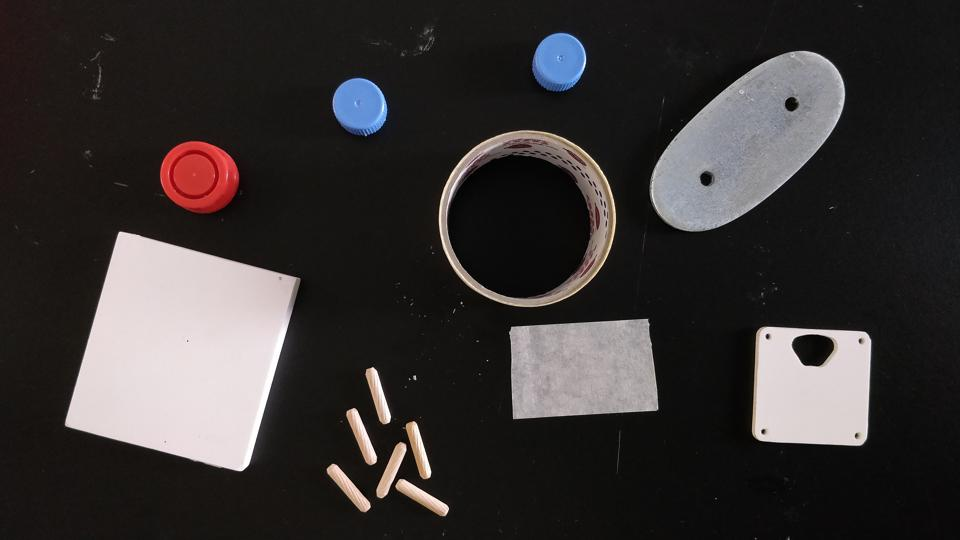
#> input picture 4.jpg, 960 x 540 px
$ python projecto.py
#> lines starting #> are read from the running program, lines starting #| are printed output that depends on the picture; after the words box and inside, x2 and y2 are one past the last pixel; in counts of white or black regions, pixels touching at a corner belong together
import cv2
import numpy as np
import matplotlib.pyplot as plt

image_path = '4.jpg' # A imagem que o programa vai analizar

# Função para detectar a cor de cada peça (ROI: Region of Interest)
def detect_color(roi):
    # Definimos os intervalos de cor para vermelho, azul e branco em RGB
    # Importante: Esses valores podem precisar de ser ajustados dependendo da iluminação da imagem.
    red_lower = np.array([0, 0, 100])  # Valor baixo de vermelho no espaço RGB
    red_upper = np.array([100, 100, 255])  # Valor alto de vermelho no espaço RGB

    blue_lower = np.array([100, 0, 0])  # Valor baixo de azul no espaço RGB
    blue_upper = np.array([255, 100, 100])  # Valor alto de azul no espaço RGB

    white_lower = np.array([200, 200, 200])  # Valor baixo de branco no espaço RGB
    white_upper = np.array([255, 255, 255])  # Valor alto de branco no espaço RGB

    # Aqui criamos as máscaras para as cores
    red_mask = cv2.inRange(roi, red_lower, red_upper)
    blue_mask = cv2.inRange(roi, blue_lower, blue_upper)
    white_mask = cv2.inRange(roi, white_lower, white_upper)

    if cv2.countNonZero(red_mask) > 0:
        return "Red"
    elif cv2.countNonZero(blue_mask) > 0:
        return "Blue"
    elif cv2.countNonZero(white_mask) > 0:
        return "White"
    else:
        return "Undefined"

# Função para verificar se a peça é circular
def is_circular(approx):
    # Consideramos uma peça circular se o número de vértices for baixo e a forma for regular
    if len(approx) > 6:  # Um número maior de vértices geralmente indica que a forma não é circular
        return False
    return True

# Função para calcular a área e o perímetro
def get_area_and_perimeter(contour):
    area = cv2.contourArea(contour)
    perimeter = cv2.arcLength(contour, True)
    return area, perimeter

# Função para desenhar a localização e centro de gravidade sobre a imagem
def draw_contours_and_center(img, contours):
    for contour in contours:
        # Encontrar a caixa delimitadora e o centro de massa (centro de gravidade)
        x, y, w, h = cv2.boundingRect(contour)
        center = (x + w // 2, y + h // 2)

        # Desenhar a caixa delimitadora
        cv2.rectangle(img, (x, y), (x + w, y + h), (0, 255, 0), 2)

        # Desenhar o centro de gravidade
        cv2.circle(img, center, 5, (0, 0, 255), -1)

        # Detectar a cor
        roi = img[y:y + h, x:x + w]
        color = detect_color(roi)

        # Escrever o tipo e características sobre a peça
        cv2.putText(img, f"Color: {color}", (x, y - 10), cv2.FONT_HERSHEY_SIMPLEX, 0.5, (255, 0, 0), 2)
        shape = "Circular" if is_circular(contour) else "Non-circular"
        cv2.putText(img, f"Shape: {shape}", (x, y - 30), cv2.FONT_HERSHEY_SIMPLEX, 0.5, (255, 0, 0), 2)

# Processar a imagem
img = cv2.imread(image_path)
#> img is the input picture: shape (540, 960, 3); mean B, G, R 51.7, 52.1, 56
if img is None:
    print(f"Erro: Nao foi possivel encontrar {image_path}")
else:
    # Convertemos para escala de cinza
    gray = cv2.cvtColor(img, cv2.COLOR_BGR2GRAY)
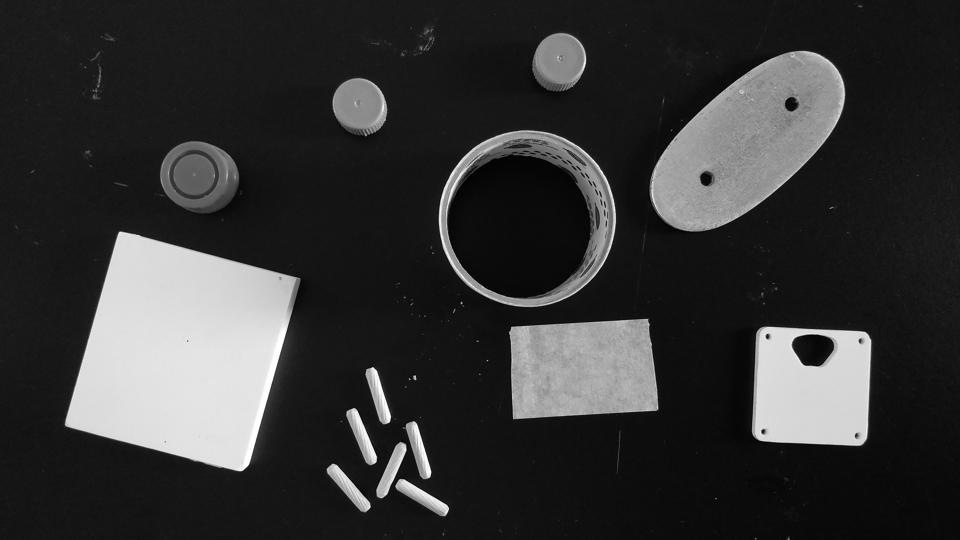
#> gray: shape (540, 960); min 0, max 255, mean 53.3

    # Aplicamos thresholding para segmentação
    _, thresh = cv2.threshold(gray, 127, 255, cv2.THRESH_BINARY)
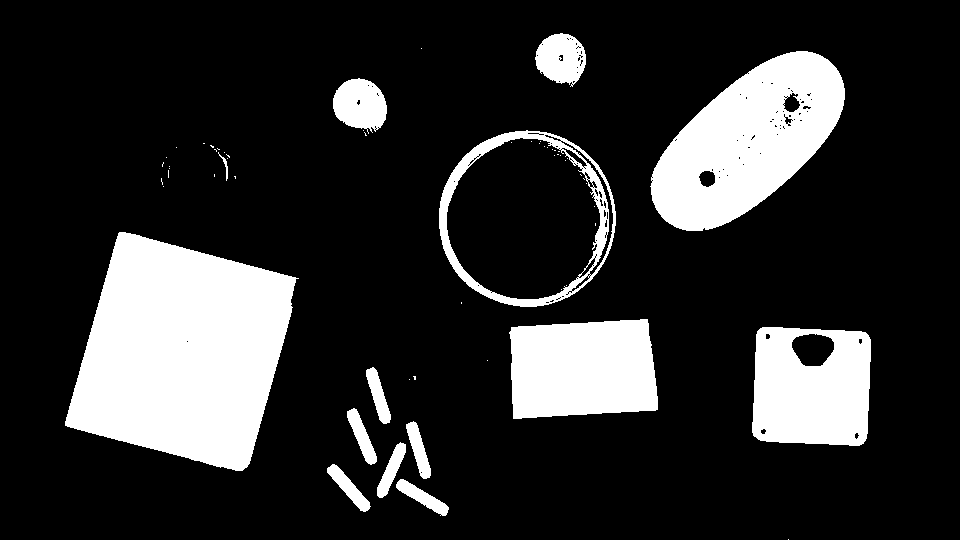
#> thresh: shape (540, 960); 18.7% white; 60 white regions (46 under 20 px)

    # Encontramos os contornos
    contours, _ = cv2.findContours(thresh, cv2.RETR_EXTERNAL, cv2.CHAIN_APPROX_SIMPLE)
#> contours = 39 contours, 25 with area under 20; largest, box (x1, y1, x2, y2) and area: (65, 232, 299, 471) 37739, (439, 130, 616, 307) 24332, (650, 51, 845, 231) 20792, (752, 327, 871, 446) 12908, (509, 319, 658, 419) 12836

    total_pieces = 0
    circular_pieces = 0
    non_circular_pieces = 0
    red_pieces = 0
    blue_pieces = 0
    white_pieces = 0
    pieces_with_holes = 0
    pieces_without_holes = 0
    area_per_piece = []

    # Aqui Processamos os contornos
    for contour in contours:
        area, perimeter = get_area_and_perimeter(contour)
        total_pieces += 1

        # Verificamos a cor
        x, y, w, h = cv2.boundingRect(contour)
        roi = img[y:y + h, x:x + w]
        color = detect_color(roi)
        if color == "Red":
            red_pieces += 1
        elif color == "Blue":
            blue_pieces += 1
        elif color == "White":
            white_pieces += 1

        # Verificamos a forma
        if is_circular(contour):
            circular_pieces += 1
        else:
            non_circular_pieces += 1

        # Contamos as peças com furos
        # Aqui assumimos que as peças com um buraco possuem área de contorno menor)
        if area < 1000:  # Ajustar este valor conforme necessário
            pieces_with_holes += 1
        else:
            pieces_without_holes += 1

        area_per_piece.append(area)
#> this loop made 39 passes
#> (area, perimeter, x, y, w, h, color) on passes 2, 3, 4, 5, 6, 9, 11, 12, 14, 27: (627, 143.3, 396, 479, 53, 37, 'Red'), (637.5, 134.9, 327, 464, 44, 48, 'Red'), (588, 137.9, 377, 442, 29, 56, 'Red'), (606, 139.7, 406, 421, 25, 58, 'Red'), (629.5, 141.3, 347, 408, 30, 57, 'Red'), (598.5, 137.2, 366, 367, 25, 57, 'Red'), (12908.5, 449.2, 752, 327, 119, 119, 'Red'), (12835.5, 476.3, 509, 319, 149, 100, 'Red'), (37739, 829.3, 65, 232, 234, 239, 'Red'), (32.5, 64.04, 218, 152, 10, 29, 'Red')
#> contour on passes 35, 38: [[363, 130]], [[421, 48]]
#> pass 2, in detect_color (call 2), `white_mask = cv2.inRange(roi, white_lower, white_upper)`:
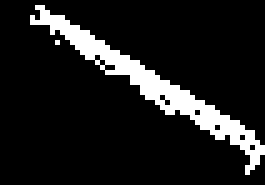
#> white_mask: shape (37, 53) (shown 5 times larger); 11.4% white; 2 white regions (1 under 20 px), largest, box (x1, y1, x2, y2) and area: (6, 1, 53, 35) 223
#> after the loop:
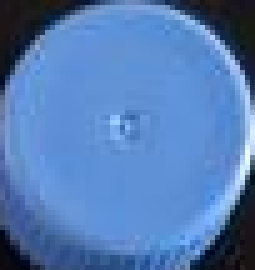
#> roi: shape (54, 51, 3) (shown 5 times larger); mean B, G, R 180.2, 123.5, 83.7

    # Imprimir os resultados
    print(f"Imagem {image_path}:")
    print(f"Total de peças: {total_pieces}")
#| Total de peças: 39
    print(f"Peças vermelhas: {red_pieces}")
#| Peças vermelhas: 27
    print(f"Peças azuis: {blue_pieces}")
#| Peças azuis: 3
    print(f"Peças brancas: {white_pieces}")
#| Peças brancas: 0
    print(f"Peças circulares: {circular_pieces}")
#| Peças circulares: 25
    print(f"Peças não circulares: {non_circular_pieces}")
#| Peças não circulares: 14
    print(f"Peças com furos: {pieces_with_holes}")
#| Peças com furos: 32
    print(f"Peças sem furos: {pieces_without_holes}")
#| Peças sem furos: 7

    # Peça com maior e menor área
    print(f"Maior área: {max(area_per_piece)} pixels")
#| Maior área: 37739.0 pixels
    print(f"Menor área: {min(area_per_piece)} pixels\n")
#| Menor área: 0.0 pixels

    # Desenhar a localização e centro de gravidade
    draw_contours_and_center(img, contours)
#> the loop in draw_contours_and_center, `for contour in contours:` made 39 passes
#> contour on passes 1, 7, 10, 13, 15, 17, 18, 19, 20, 21, 23, 24: [[788, 539]], [[409, 379]], [[487, 360]], [[461, 302], [461, 303]], [[163, 186]], [[234, 176], [235, 177], [235, 178], [235, 176]], [[214, 174], [214, 176]], [[168, 170], [168, 177]], [[169, 168]], [[169, 166]], [[227, 158]], [[166, 157]]
#> pass 3, in draw_contours_and_center, `roi = img[y:y + h, x:x + w]`:
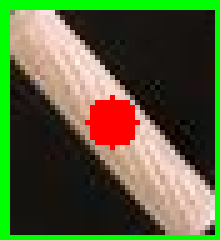
#> roi: shape (48, 44, 3) (shown 5 times larger); mean B, G, R 55.9, 95.5, 84.3
#> after the loop in draw_contours_and_center, `for contour in contours:`:
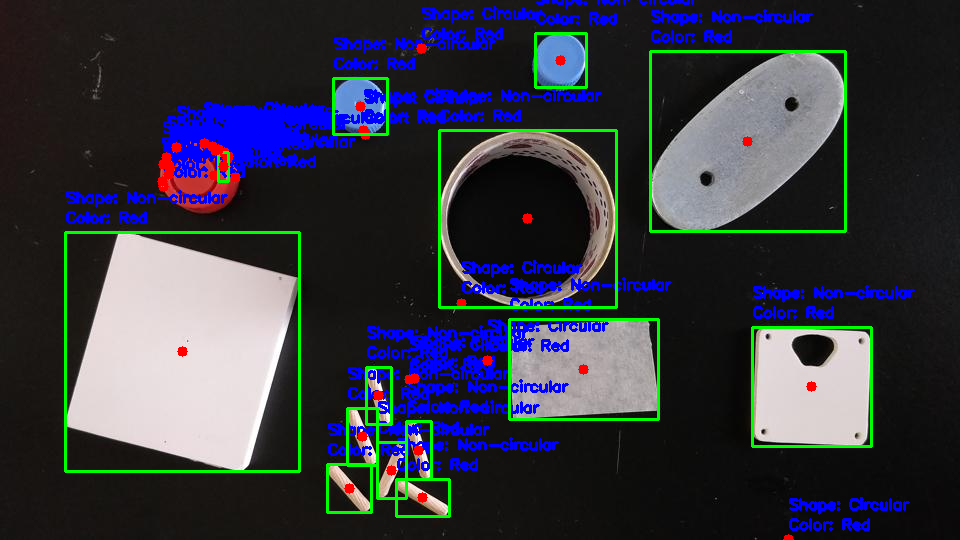
#> img: shape (540, 960, 3); 10.04% of pixels changed, all inside (x1, y1, x2, y2) = (64, 0, 915, 540)
#> after the loop in draw_contours_and_center, `for contour in contours:`:
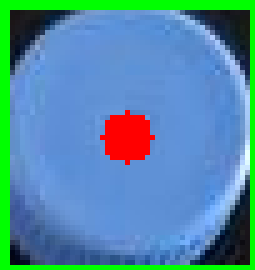
#> roi: shape (54, 51, 3) (shown 5 times larger); mean B, G, R 163.7, 140.2, 82.5

    # Exibir a imagem com as anotações
    plt.imshow(cv2.cvtColor(img, cv2.COLOR_BGR2RGB))
    plt.title(f"Imagem {image_path}")
    plt.show()

$ run again, with 1.jpg copied over 4.jpg
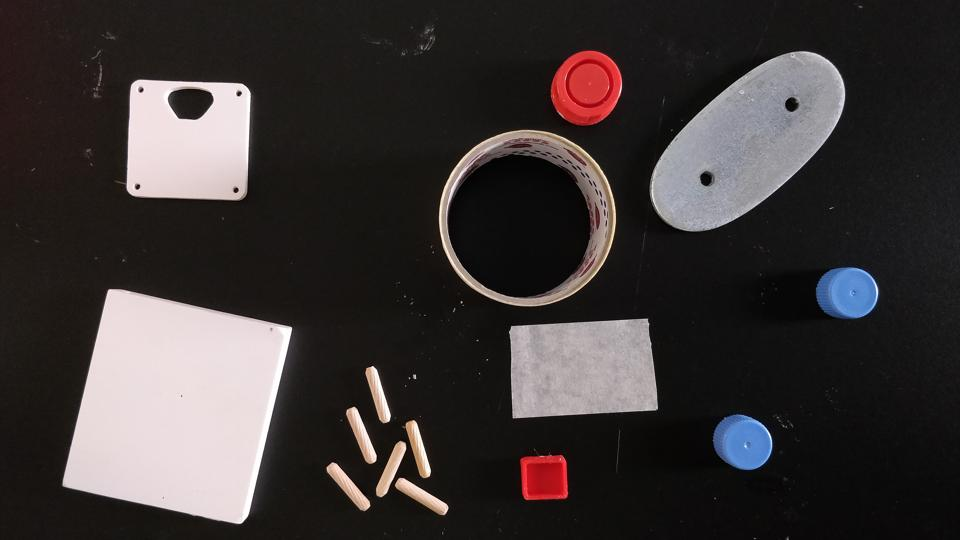
#> input picture 1.jpg, 960 x 540 px
#> img is the input picture: shape (540, 960, 3); mean B, G, R 54.1, 54.3, 59.8
#> `_, thresh = cv2.threshold(gray, 127, 255, cv2.THRESH_BINARY)`:
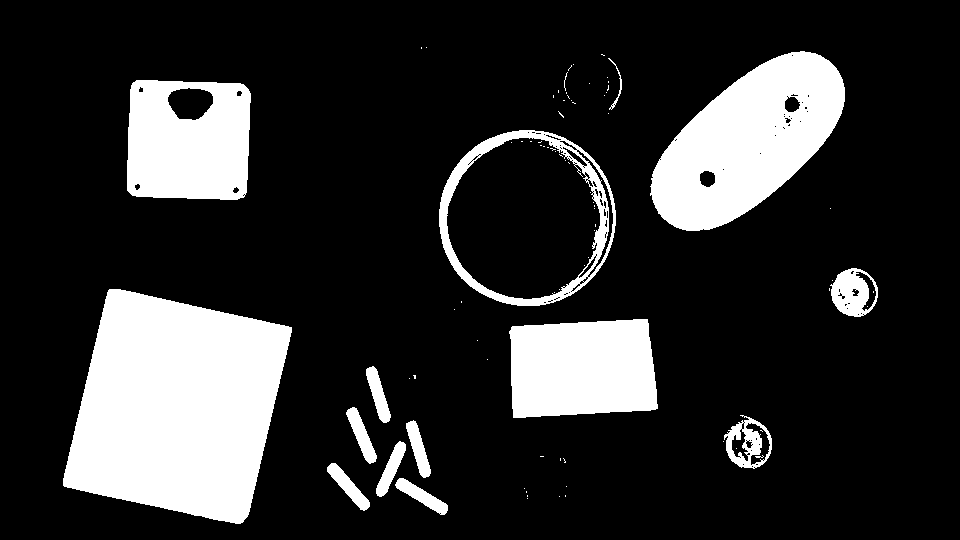
#> thresh: shape (540, 960); 18.7% white; 82 white regions (67 under 20 px)
#> contours = 55 contours, 41 with area under 20; largest, box (x1, y1, x2, y2) and area: (63, 289, 292, 524) 38202, (439, 130, 616, 306) 24307, (650, 51, 845, 231) 20758, (127, 80, 251, 200) 13778, (509, 319, 658, 418) 12816
#> the loop `for contour in contours:` made 55 passes
#> (area, perimeter, x, y, w, h, color, blue_pieces) on passes 16, 29: (1723.5, 209.7, 724, 415, 48, 54, 'Blue', 1), (1709, 160, 830, 268, 48, 49, 'Blue', 2)
#| Total de peças: 55
#| Peças vermelhas: 39
#| Peças azuis: 2
#| Peças brancas: 1
#| Peças circulares: 39
#| Peças não circulares: 16
#| Peças com furos: 48
#| Peças sem furos: 7
#| Maior área: 38202.0 pixels
#| Menor área: 0.0 pixels
#> the loop in draw_contours_and_center, `for contour in contours:` made 55 passes
#> contour on passes 1, 2, 3, 4, 5, 6, 7, 11: [[527, 498]], [[559, 496]], [[565, 495], [565, 496]], [[527, 495], [527, 496]], [[526, 491], [526, 492]], [[524, 488]], [[566, 486]], [[560, 458], [560, 460]]
#> after the loop in draw_contours_and_center, `for contour in contours:`:
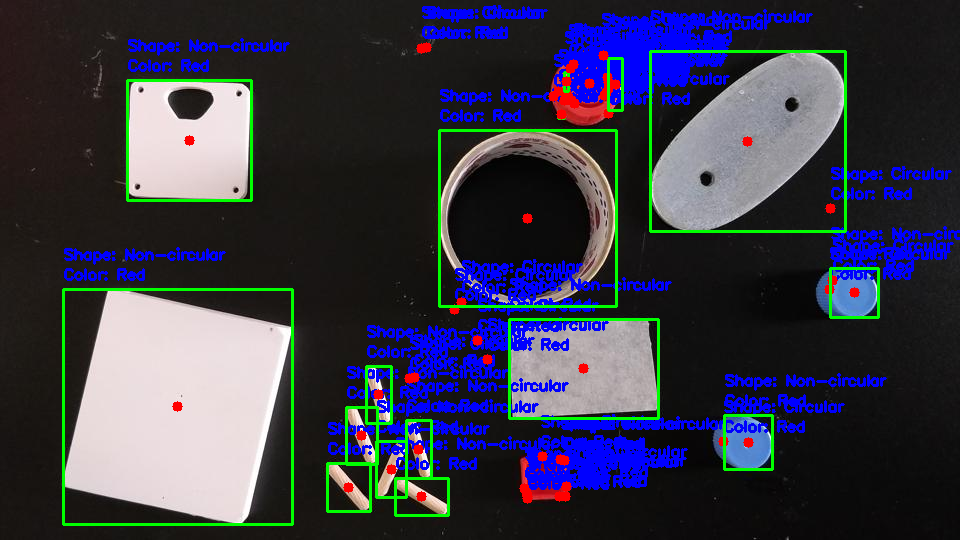
#> img: shape (540, 960, 3); 12.5% of pixels changed, all inside (x1, y1, x2, y2) = (62, 5, 960, 526)

$ run again, with 10.jpg copied over 4.jpg
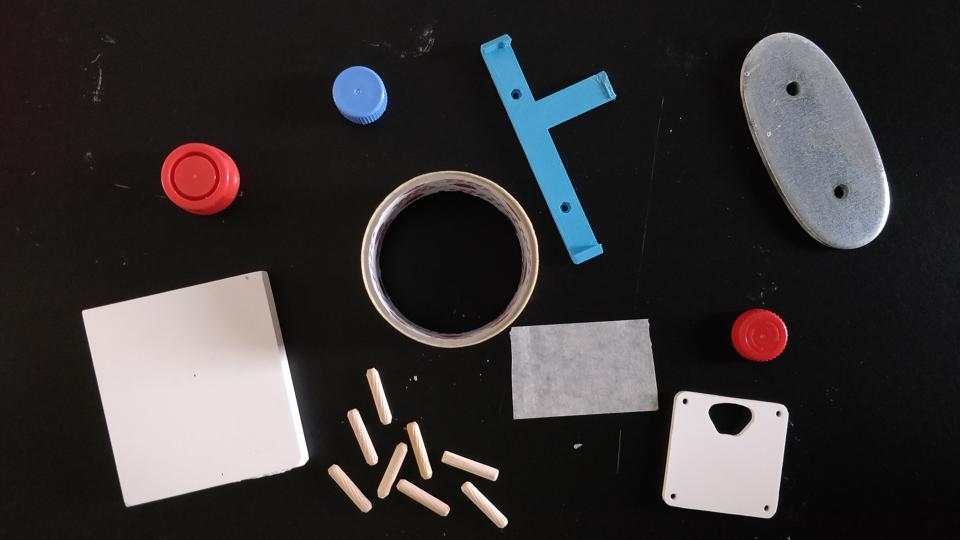
#> input picture 10.jpg, 960 x 540 px
#> img is the input picture: shape (540, 960, 3); mean B, G, R 53.6, 52.9, 56.1
#> `_, thresh = cv2.threshold(gray, 127, 255, cv2.THRESH_BINARY)`:
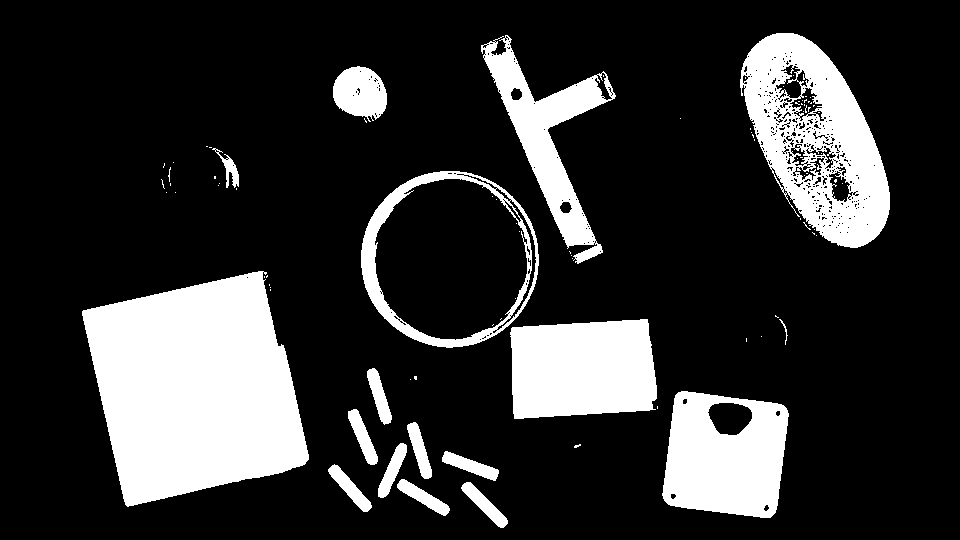
#> thresh: shape (540, 960); 19.6% white; 89 white regions (72 under 20 px)
#> contours = 56 contours, 40 with area under 20; largest, box (x1, y1, x2, y2) and area: (82, 271, 309, 507) 37408, (361, 171, 539, 348) 24413, (740, 33, 890, 248) 20078, (662, 391, 789, 518) 13054, (510, 319, 657, 419) 12716
#> the loop `for contour in contours:` made 56 passes
#> (area, perimeter, x, y, w, h, color) on passes 1, 2, 3, 4, 6, 7, 8, 10: (642.5, 133.4, 461, 482, 47, 46, 'Red'), (619, 138.5, 397, 479, 53, 37, 'Red'), (632.5, 133.7, 328, 464, 44, 48, 'Red'), (627, 144.2, 442, 451, 57, 30, 'Red'), (588.5, 136.5, 378, 443, 29, 55, 'Red'), (594, 137.7, 407, 422, 25, 57, 'Red'), (631, 141.1, 348, 409, 30, 56, 'Red'), (13053.5, 461.2, 662, 391, 127, 127, 'Red')
#| Total de peças: 56
#| Peças vermelhas: 30
#| Peças azuis: 2
#| Peças brancas: 0
#| Peças circulares: 34
#| Peças não circulares: 22
#| Peças com furos: 49
#| Peças sem furos: 7
#| Maior área: 37408.0 pixels
#| Menor área: 0.0 pixels
#> the loop in draw_contours_and_center, `for contour in contours:` made 56 passes
#> contour on passes 9, 11, 14, 15, 19, 20, 21, 22: [[657, 406], [657, 408]], [[410, 379]], [[746, 338], [746, 341]], [[761, 336]], [[270, 289], [270, 290]], [[270, 287]], [[269, 284], [269, 285]], [[264, 276], [264, 277]]
#> after the loop in draw_contours_and_center, `for contour in contours:`:
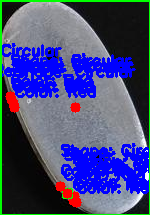
#> roi: shape (215, 150, 3); mean B, G, R 124.7, 74, 68.6
